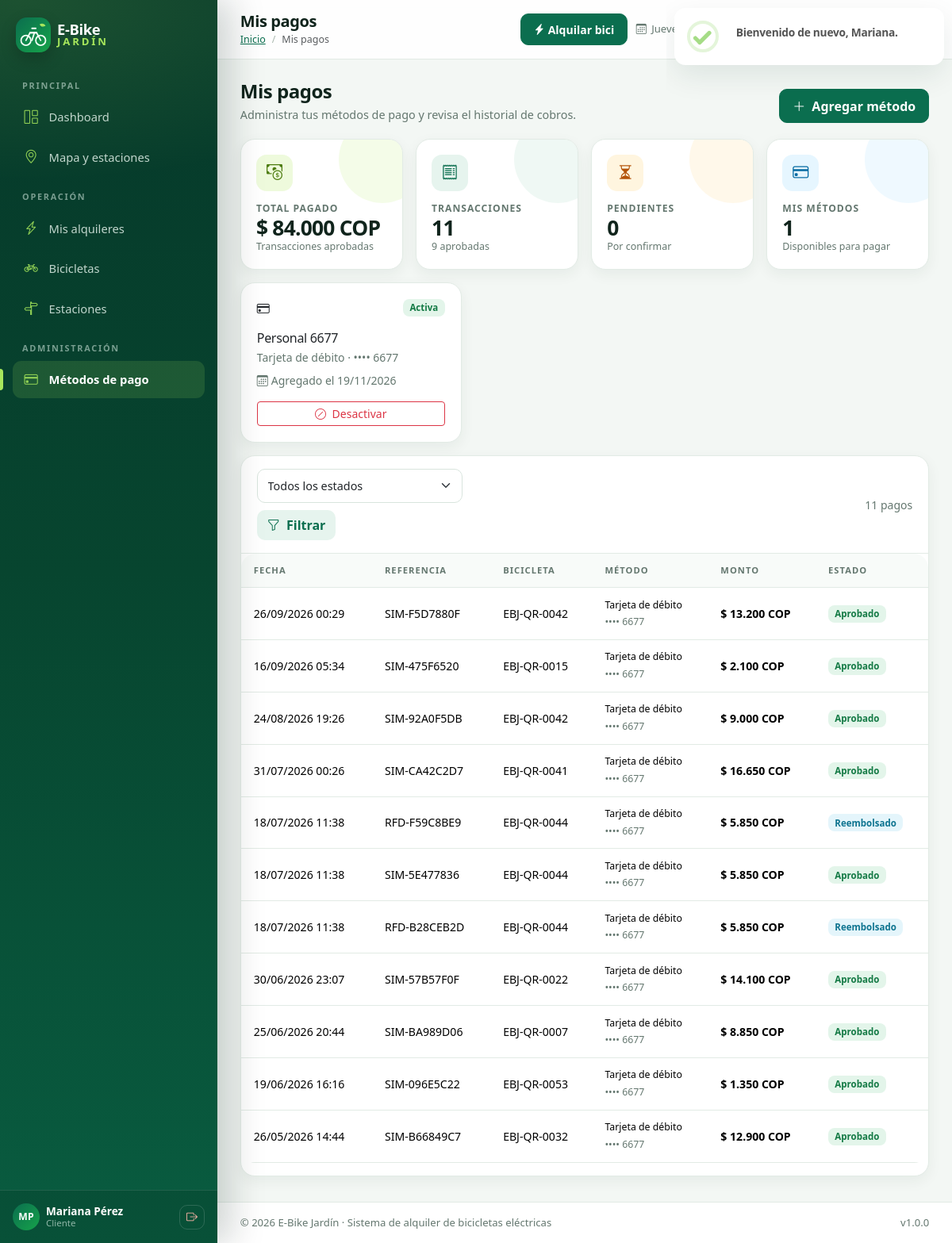
Page /pagos (signed in) on the committed database.
### tables this page shows
CREATE TABLE metodos_pago (
    id_metodo        INT AUTO_INCREMENT,
    id_usuario       INT          NOT NULL,
    tipo             ENUM('tarjeta_credito','tarjeta_debito','transferencia','billetera_digital') NOT NULL,
    alias            VARCHAR(50)  NULL,
    ultimos_digitos  CHAR(4)      NULL,
    token_hash       VARCHAR(255) NOT NULL,
    activo           BOOLEAN      NOT NULL DEFAULT TRUE,
    fecha_creacion   TIMESTAMP    NOT NULL DEFAULT CURRENT_TIMESTAMP,
    CONSTRAINT pk_metodos_pago PRIMARY KEY (id_metodo),
    CONSTRAINT fk_metodos_pago_usuarios FOREIGN KEY (id_usuario)
        REFERENCES usuarios (id_usuario)
        ON UPDATE CASCADE ON DELETE CASCADE,
    INDEX idx_metodos_usuario (id_usuario, activo)
);

CREATE TABLE transacciones (
    id_transaccion     INT AUTO_INCREMENT,
    id_alquiler_fk     INT           NOT NULL,
    id_metodo_pago_fk  INT           NULL,
    monto              DECIMAL(10,2) NOT NULL,
    estado_pago        ENUM('pendiente','aprobado','rechazado','reembolsado') NOT NULL DEFAULT 'pendiente',
    referencia_ext     VARCHAR(100)  NULL,
    fecha_proceso      TIMESTAMP     NOT NULL DEFAULT CURRENT_TIMESTAMP,
    CONSTRAINT pk_transacciones PRIMARY KEY (id_transaccion),
    CONSTRAINT fk_transacciones_alquileres FOREIGN KEY (id_alquiler_fk)
        REFERENCES alquileres (id_alquiler)
        ON UPDATE CASCADE ON DELETE CASCADE,
    CONSTRAINT fk_transacciones_metodos FOREIGN KEY (id_metodo_pago_fk)
        REFERENCES metodos_pago (id_metodo)
        ON UPDATE CASCADE ON DELETE SET NULL,
    INDEX idx_transacciones_estado (estado_pago, fecha_proceso)
);

CREATE TABLE bicicletas (
    id_bicicleta     INT AUTO_INCREMENT,
    estacion_act_fk  INT           NULL,
    codigo_qr        VARCHAR(50)   NOT NULL,
    modelo           VARCHAR(100)  NOT NULL,
    num_serie        VARCHAR(100)  NOT NULL,
    nivel_bateria    DECIMAL(5,2)  NOT NULL DEFAULT 100.00,
    estado           ENUM('disponible','en_uso','mantenimiento','baja') NOT NULL DEFAULT 'disponible',
    kilometraje      DECIMAL(10,2) NOT NULL DEFAULT 0.00,
    ult_manten_date  DATE          NULL,
    prox_manten_date DATE          NULL,
    CONSTRAINT pk_bicicletas PRIMARY KEY (id_bicicleta),
    CONSTRAINT uq_bicicletas_qr UNIQUE (codigo_qr),
    CONSTRAINT uq_bicicletas_serie UNIQUE (num_serie),
    CONSTRAINT ck_bicicletas_bateria CHECK (nivel_bateria BETWEEN 0 AND 100),
    CONSTRAINT fk_bicicletas_estaciones FOREIGN KEY (estacion_act_fk)
        REFERENCES estaciones (id_estacion)
        ON UPDATE CASCADE ON DELETE SET NULL,
    INDEX idx_bicicletas_estado_estacion (estado, estacion_act_fk),
    INDEX idx_bicicletas_mantenimiento (prox_manten_date)
);

### app/views/payments/index.php (the view, shortened to what the rows shown need)
<?php
$isAdmin = Auth::isAdmin();
$etiquetas = [
    'tarjeta_credito' => 'Tarjeta de crédito',
    'tarjeta_debito' => 'Tarjeta de débito',
    'transferencia' => 'Transferencia',
    'billetera_digital' => 'Billetera digital',
];
$iconos = [
    'tarjeta_credito' => 'bi-credit-card-2-front',
    'tarjeta_debito' => 'bi-credit-card',
    'transferencia' => 'bi-bank',
    'billetera_digital' => 'bi-wallet2',
];
?>
<div class="page-head">
    <div>
        <h1><?= $isStaff ? 'Pagos' : 'Mis pagos' ?></h1>
        <p><?= $isStaff ? 'Supervisa transacciones, reembolsos y métodos registrados.' : 'Administra tus métodos de pago y revisa el historial de cobros.' ?></p>
    </div>
    <?php if (!$isStaff): ?>
        <button class="btn btn-brand" data-bs-toggle="modal" data-bs-target="#methodModal"><i class="bi bi-plus-lg me-1"></i> Agregar método</button>
    <?php endif; ?>
</div>
<div class="row g-3 mb-3">
    <div class="col-sm-6 col-xl-3">
        <div class="stat-card lime">
            <div class="stat-icon"><i class="bi bi-cash-coin"></i></div>
            <div class="stat-label"><?= $isStaff ? 'Recaudado' : 'Total pagado' ?></div>
            <div class="stat-value"><?= format_money($stats['monto']) ?></div>
            <div class="stat-hint">Transacciones aprobadas</div>
        </div>
    </div>
    <div class="col-sm-6 col-xl-3">
        <div class="stat-card">
            <div class="stat-icon"><i class="bi bi-receipt"></i></div>
            <div class="stat-label">Transacciones</div>
            <div class="stat-value"><?= (int)$stats['total'] ?></div>
            <div class="stat-hint"><?= (int)$stats['aprobadas'] ?> aprobadas</div>
        </div>
    </div>
    <div class="col-sm-6 col-xl-3">
        <div class="stat-card warn">
            <div class="stat-icon"><i class="bi bi-hourglass-split"></i></div>
            <div class="stat-label">Pendientes</div>
            <div class="stat-value"><?= (int)$stats['pendientes'] ?></div>
            <div class="stat-hint">Por confirmar</div>
        </div>
    </div>
    <div class="col-sm-6 col-xl-3">
        <div class="stat-card info">
            <div class="stat-icon"><i class="bi bi-credit-card"></i></div>
            <div class="stat-label"><?= $isStaff ? 'Métodos activos' : 'Mis métodos' ?></div>
            <div class="stat-value"><?= (int)$metodosActivos ?></div>
            <div class="stat-hint"><?= $isStaff ? 'En todo el sistema' : 'Disponibles para pagar' ?></div>
        </div>
    </div>
</div>
<?php if (!$isStaff): ?>
    <div class="row g-3 mb-3">
        <?php if (!$methods): ?>
            <div class="col-12">
                <div class="card"><div class="card-body">
                    <div class="empty-state">
                        <i class="bi bi-credit-card-2-front"></i>
                        <h3>No tienes métodos de pago</h3>
                        <p class="small mb-3">Agrega uno para asociarlo a tus próximos alquileres.</p>
                        <button class="btn btn-brand" data-bs-toggle="modal" data-bs-target="#methodModal"><i class="bi bi-plus-lg me-1"></i> Agregar método</button>
                    </div>
                </div></div>
            </div>
        <?php else: foreach ($methods as $m): ?>
            <div class="col-md-6 col-xl-4">
                <div class="card h-100">
                    <div class="card-body">
                        <div class="d-flex justify-content-between align-items-start mb-3">
                            <span class="bike-icon"><i class="bi <?= $iconos[$m['tipo']] ?? 'bi-credit-card' ?>"></i></span>
                            <?= badge_estado('activa') ?>
                        </div>
                        <h2 class="h6 mb-1"><?= e($m['alias'] ?: ($etiquetas[$m['tipo']] ?? $m['tipo'])) ?></h2>
                        <div class="text-muted small mb-2"><?= e($etiquetas[$m['tipo']] ?? $m['tipo']) ?> · •••• <?= e($m['ultimos_digitos'] ?: '0000') ?></div>
                        <div class="small text-muted mb-3"><i class="bi bi-calendar3 me-1"></i>Agregado el <?= format_date($m['fecha_creacion'], 'd/m/Y') ?></div>
                        <form method="post" action="<?= url('pagos/metodos/' . $m['id_metodo'] . '/eliminar') ?>"
                              data-confirm="Desactivar método" data-text="El método dejará de aparecer al momento de pagar. Las transacciones anteriores se conservan.">
                            <button class="btn btn-sm btn-outline-danger w-100" type="submit"><i class="bi bi-slash-circle me-1"></i> Desactivar</button>
                        </form>
                    </div>
                </div>
            </div>
        <?php endforeach; endif; ?>
    </div>
<?php endif; ?>
<div class="card table-card">
    <div class="card-header">
        <form method="get" action="<?= url('pagos') ?>" class="filter-bar">
            <select name="estado" class="form-select">
                <option value="">Todos los estados</option>
            </select>
            <button class="btn btn-soft" type="submit"><i class="bi bi-funnel me-1"></i> Filtrar</button>
        </form>
        <span class="text-muted small"><?= (int)$pagination['total'] ?> pagos</span>
    </div>
    <div class="table-responsive">
        <table class="table table-hover mb-0">
            <thead>
                <tr>
                    <th>Fecha</th>
                    <th>Referencia</th>
                    <th>Bicicleta</th>
                    <th>Método</th>
                    <th>Monto</th>
                    <th>Estado</th>
                </tr>
            </thead>
            <tbody>
            <?php if (!$transactions): ?>
                <tr><td colspan="<?= $isAdmin ? 8 : ($isStaff ? 7 : 6) ?>"><div class="empty-state"><i class="bi bi-credit-card"></i><h3>Sin pagos registrados</h3><p class="small mb-0">Los cobros aparecen al finalizar cada alquiler.</p></div></td></tr>
            <?php else: foreach ($transactions as $t): ?>
                <tr>
                    <td><?= format_date($t['fecha_proceso'], 'd/m/Y H:i') ?></td>
                    <td class="small"><?= e($t['referencia_ext'] ?: '—') ?></td>
                    <td><?= e($t['codigo_qr']) ?></td>
                    <td>
                        <div class="small"><?= e($etiquetas[$t['tipo'] ?? ''] ?? 'Pago simulado') ?></div>
                        <?php if (!empty($t['ultimos_digitos'])): ?><small class="text-muted">•••• <?= e($t['ultimos_digitos']) ?></small><?php endif; ?>
                    </td>
                    <td><strong><?= format_money($t['monto']) ?></strong></td>
                    <td><?= badge_estado($t['estado_pago']) ?></td>
                </tr>
            <?php endforeach; endif; ?>
            </tbody>
        </table>
    </div>
    <div class="card-body py-2">
    </div>
</div>

### app/helpers/functions.php (shortened to what the rows shown need)
<?php
function e(mixed $value): string
{
    return htmlspecialchars((string)$value, ENT_QUOTES | ENT_SUBSTITUTE, 'UTF-8');
}
function url(string $path = ''): string
{
    return BASE_URL . '/' . ltrim($path, '/');
}
function view(string $view, array $data = [], string $layout = 'layouts/app'): void
{
    extract($data, EXTR_SKIP);
    $viewFile = APP_PATH . '/views/' . $view . '.php';
    require $viewFile;
}
function format_money(float|int|string|null $amount): string
{
    return '$ ' . number_format((float)$amount, 0, ',', '.') . ' ' . MONEDA;
}
function format_date(?string $date, string $format = 'd/m/Y H:i'): string
{
    $ts = strtotime($date);
    return $ts ? date($format, $ts) : '—';
}
function badge_estado(string $estado): string
{
    $map = [
        'activo' => 'success', 'completado' => 'primary', 'cancelado' => 'secondary', 'incidencia' => 'danger',
        'disponible' => 'success', 'en_uso' => 'warning', 'mantenimiento' => 'info', 'baja' => 'dark',
        'operativa' => 'success', 'inactiva' => 'secondary',
        'activa' => 'success', 'inactivo' => 'secondary', 'suspendido' => 'danger',
        'aprobado' => 'success', 'pendiente' => 'warning', 'rechazado' => 'danger', 'reembolsado' => 'info',
    ];
    $color = $map[$estado] ?? 'secondary';
    $label = str_replace('_', ' ', $estado);
    return '<span class="badge text-bg-' . $color . ' badge-soft">' . e(ucfirst($label)) . '</span>';
}
function paginate(int $total, int $perPage, int $currentPage): array
{
    $pages = max(1, (int)ceil($total / $perPage));
    $currentPage = min(max(1, $currentPage), $pages);
    return [
        'total' => $total,
        'per_page' => $perPage,
        'page' => $currentPage,
        'pages' => $pages,
        'offset' => ($currentPage - 1) * $perPage,
    ];
}

### app/core/Router.php (shortened to what the rows shown need)
<?php
class Router
{
    private array $routes = [];
    private function add(string $method, string $path, string $handler, array $middleware): void
    {
        $normalized = trim($path, '/');
        $pattern = $normalized === '' ? '' : preg_replace('#\{([a-zA-Z_][a-zA-Z0-9_]*)\}#', '(?P<$1>[^/]+)', $normalized);
        $this->routes[] = [
            'method' => $method,
            'path' => $normalized,
            'regex' => '#^' . $pattern . '$#',
            'handler' => $handler,
            'middleware' => $middleware,
        ];
    }
    public function dispatch(string $method, string $uri): void
    {
        $path = trim((string)parse_url($uri, PHP_URL_PATH), '/');
        foreach ($this->routes as $route) {
            if (!preg_match($route['regex'], $path, $matches)) {
                continue;
            }
            $params = array_filter($matches, 'is_string', ARRAY_FILTER_USE_KEY);
            [$controllerName, $action] = explode('@', $route['handler']);
            $controller = new $controllerName();
            $controller->{$action}(...array_values($params));
            return;
        }
    }
}

### rows in the picture
metodos_pago: alias "Personal 6677", tipo "Tarjeta de débito", ultimos_digitos "6677", fecha_creacion "19/11/2026"
transacciones: fecha_proceso "26/09/2026 00:29", referencia_ext "SIM-F5D7880F", bicicletas.codigo_qr "EBJ-QR-0042", id_metodo_pago_fk.tipo "Tarjeta de débito", id_metodo_pago_fk.ultimos_digitos "6677", monto "$ 13.200 COP", estado_pago "Aprobado"
transacciones: fecha_proceso "16/09/2026 05:34", referencia_ext "SIM-475F6520", bicicletas.codigo_qr "EBJ-QR-0015", id_metodo_pago_fk.tipo "Tarjeta de débito", id_metodo_pago_fk.ultimos_digitos "6677", monto "$ 2.100 COP", estado_pago "Aprobado"
transacciones: fecha_proceso "24/08/2026 19:26", referencia_ext "SIM-92A0F5DB", bicicletas.codigo_qr "EBJ-QR-0042", id_metodo_pago_fk.tipo "Tarjeta de débito", id_metodo_pago_fk.ultimos_digitos "6677", monto "$ 9.000 COP", estado_pago "Aprobado"
transacciones: fecha_proceso "31/07/2026 00:26", referencia_ext "SIM-CA42C2D7", bicicletas.codigo_qr "EBJ-QR-0041", id_metodo_pago_fk.tipo "Tarjeta de débito", id_metodo_pago_fk.ultimos_digitos "6677", monto "$ 16.650 COP", estado_pago "Aprobado"
transacciones: fecha_proceso "18/07/2026 11:38", referencia_ext "RFD-F59C8BE9", bicicletas.codigo_qr "EBJ-QR-0044", id_metodo_pago_fk.tipo "Tarjeta de débito", id_metodo_pago_fk.ultimos_digitos "6677", monto "$ 5.850 COP", estado_pago "Reembolsado"
transacciones: fecha_proceso "18/07/2026 11:38", referencia_ext "SIM-5E477836", bicicletas.codigo_qr "EBJ-QR-0044", id_metodo_pago_fk.tipo "Tarjeta de débito", id_metodo_pago_fk.ultimos_digitos "6677", monto "$ 5.850 COP", estado_pago "Aprobado"
transacciones: fecha_proceso "18/07/2026 11:38", referencia_ext "RFD-B28CEB2D", bicicletas.codigo_qr "EBJ-QR-0044", id_metodo_pago_fk.tipo "Tarjeta de débito", id_metodo_pago_fk.ultimos_digitos "6677", monto "$ 5.850 COP", estado_pago "Reembolsado"
transacciones: fecha_proceso "30/06/2026 23:07", referencia_ext "SIM-57B57F0F", bicicletas.codigo_qr "EBJ-QR-0022", id_metodo_pago_fk.tipo "Tarjeta de débito", id_metodo_pago_fk.ultimos_digitos "6677", monto "$ 14.100 COP", estado_pago "Aprobado"
transacciones: fecha_proceso "25/06/2026 20:44", referencia_ext "SIM-BA989D06", bicicletas.codigo_qr "EBJ-QR-0007", id_metodo_pago_fk.tipo "Tarjeta de débito", id_metodo_pago_fk.ultimos_digitos "6677", monto "$ 8.850 COP", estado_pago "Aprobado"
transacciones: fecha_proceso "19/06/2026 16:16", referencia_ext "SIM-096E5C22", bicicletas.codigo_qr "EBJ-QR-0053", id_metodo_pago_fk.tipo "Tarjeta de débito", id_metodo_pago_fk.ultimos_digitos "6677", monto "$ 1.350 COP", estado_pago "Aprobado"
transacciones: fecha_proceso "26/05/2026 14:44", referencia_ext "SIM-B66849C7", bicicletas.codigo_qr "EBJ-QR-0032", id_metodo_pago_fk.tipo "Tarjeta de débito", id_metodo_pago_fk.ultimos_digitos "6677", monto "$ 12.900 COP", estado_pago "Aprobado"

### other values in the picture
format_money($stats['monto']) "$ 84.000 COP"
$stats['total'] "11"
$stats['aprobadas'] "9"
$stats['pendientes'] "0"
$metodosActivos "1"
$pagination['total'] "11"
